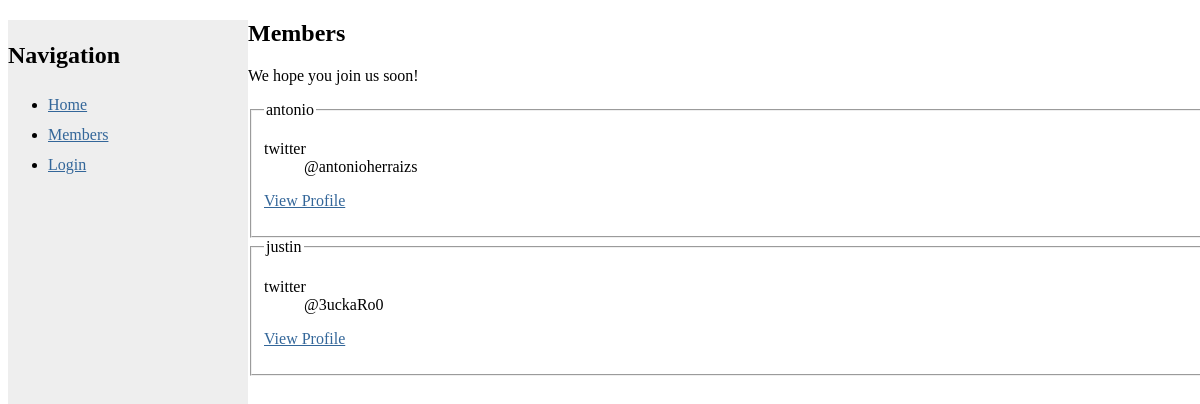
/members.php, run on the app's committed database.
### tables this page shows
CREATE TABLE users
(
	id INT PRIMARY KEY,
	us3rn4m3 TEXT,
	twitter TEXT,
	PassW0rdColuMn TEXT
);

### members.php (the view, shortened to what this page needs)
<?php
include("settings.php");
?>
	<h1>Members</h1>
	<p>We hope you join us soon!</p>
<?php
$sql = "SELECT * from users;";
$result = mysqli_query($conn, $sql);
while($row = $result->fetch_assoc()){
	$id = $row['id'];
	$username = $row['us3rn4m3'];
	$twitter = $row['twitter'];
?>
	<fieldset>
		<legend><?php echo($username);?></legend>
		<dl>
			<dt>twitter</dt>
			<dd><?php echo($twitter);?></dd>
		</dl>
		<dl>
			<a href="profiles/<?php echo($id . '/' . $username);?>">View Profile</a>
		</dl>
	</fieldset>
<?php
}
?>

### style.css (style rules this page uses)
html, body { height:100%; width:100%; position:relative; }
nav { position:absolute; height:100%; width:20%; line-height:30px; background-color:#eeeeee; }
section { width:80%; margin-left:20%; }
a { color:#369; }

### data on the page
users: us3rn4m3 "antonio", twitter "@antonioherraizs"
users: us3rn4m3 "justin", twitter "@3uckaRo0"
